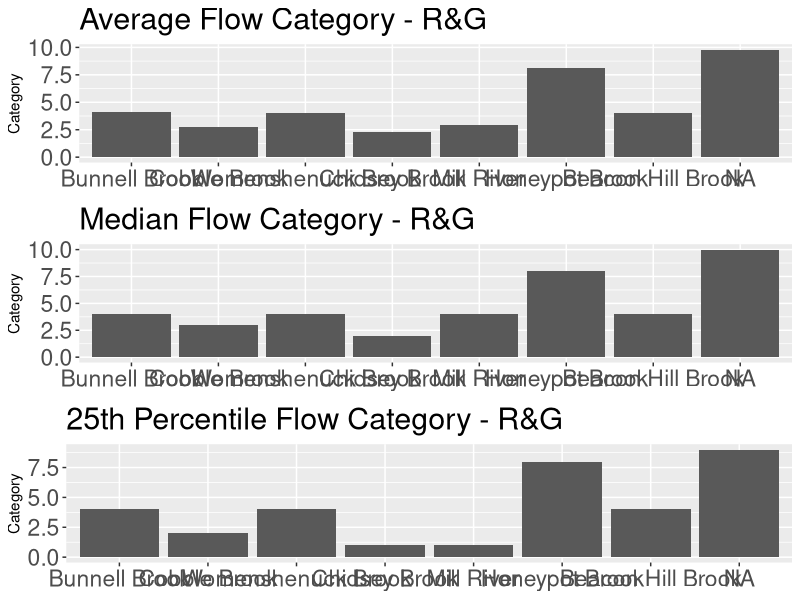
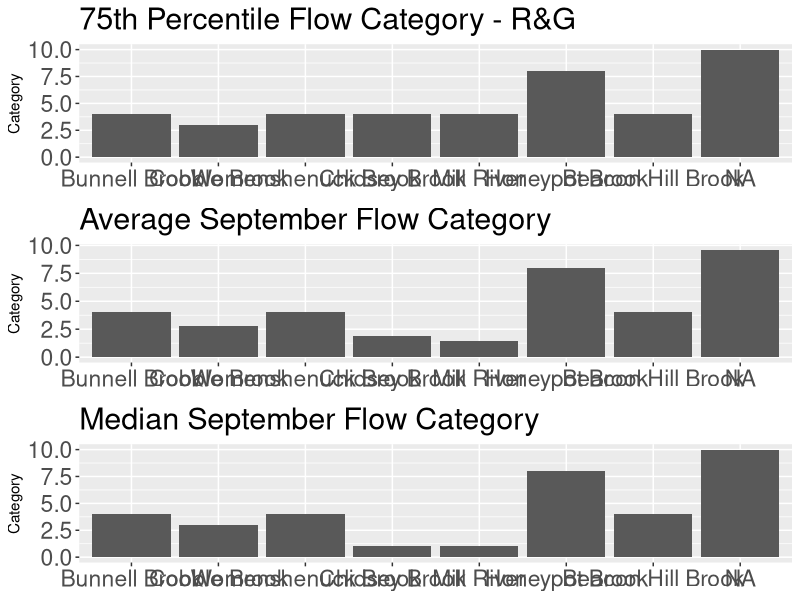
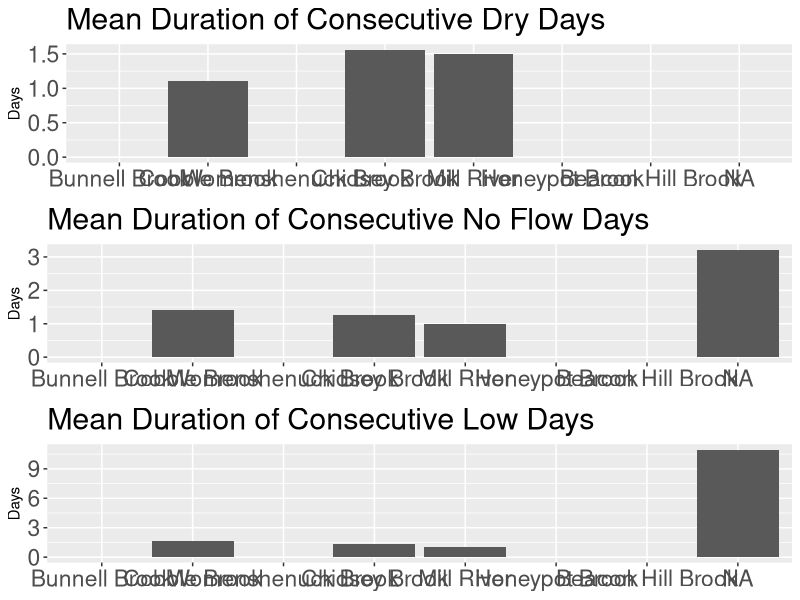
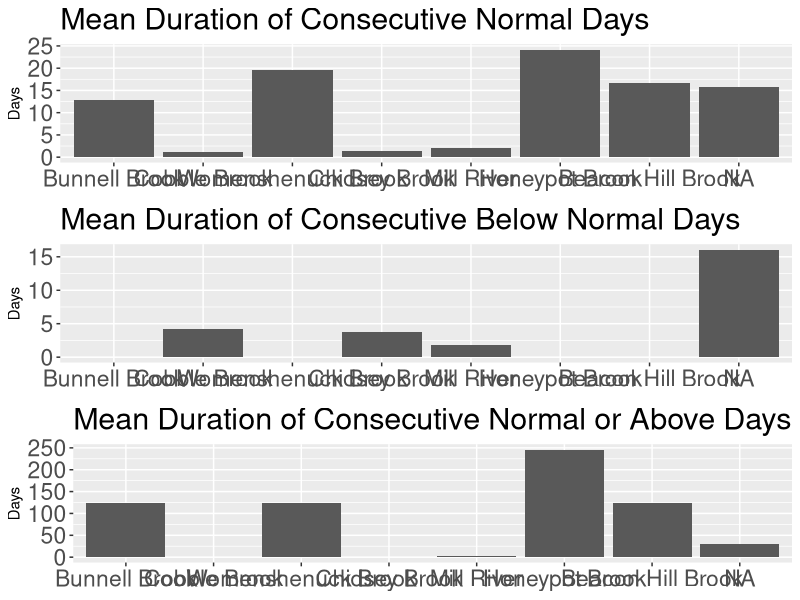
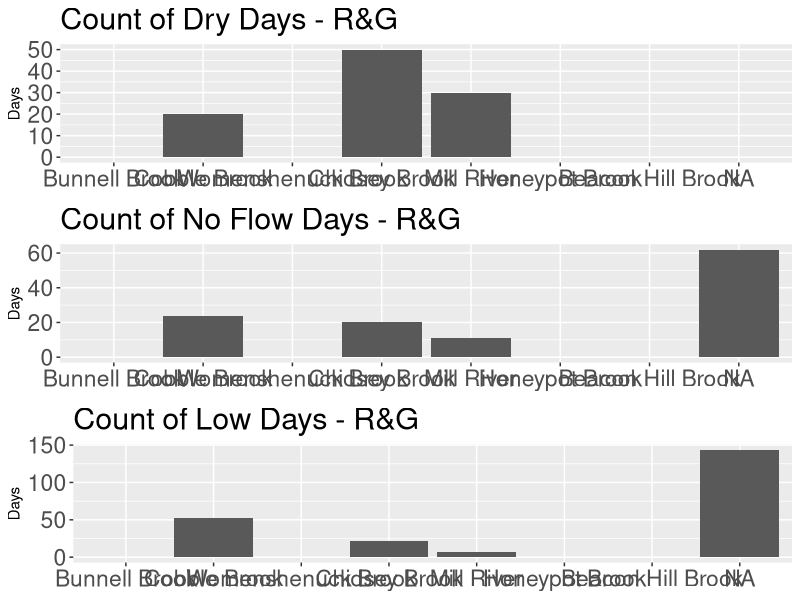
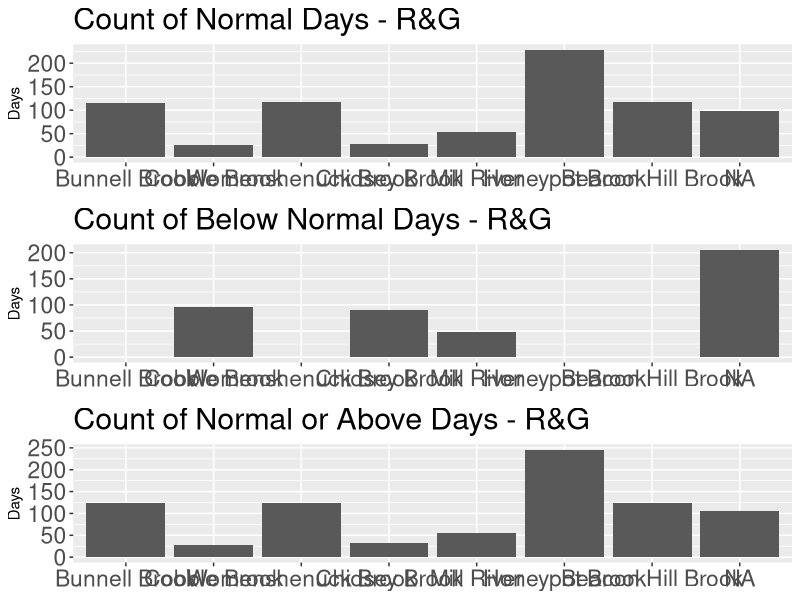
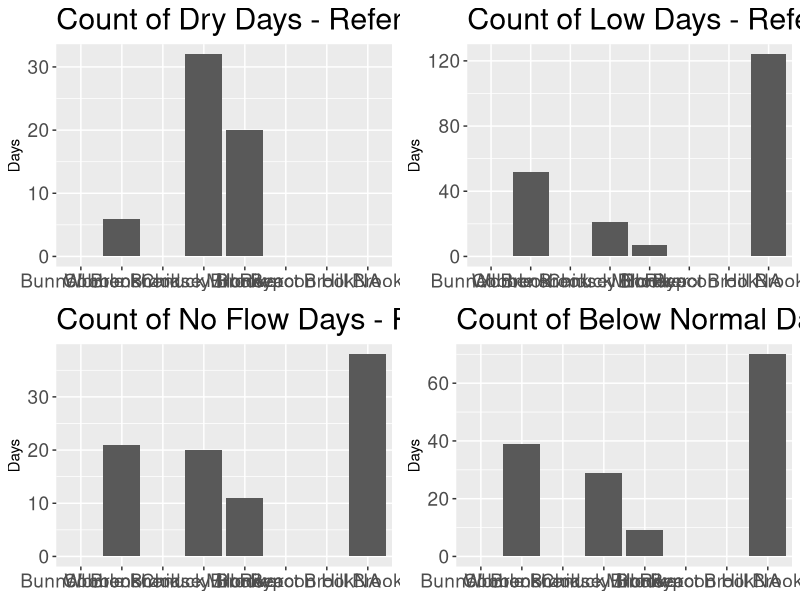

Here is the R script that generated these plots, in order:
setwd("P:/Projects/GitHub_Prj/FlowImpair")

library(ggplot2)
library(lubridate)
library(grid)
library(plyr)
library(reshape2)

fobs<-read.csv("data/TrailCam_FlowObs2017.csv",header=TRUE)
fobs$Date<-make_date(year=fobs$Year,month=fobs$Month,day=fobs$Day)
#fobs<- fobs[complete.cases(fobs),]
#fobs$ObsGraph<- fobs$Obs-1
#fobs$Obs_CAT<-factor(fobs$Obs_CAT,levels=c("Dry","No Flow","Low","Normal","Above Normal","Flood"))
fobs<- fobs[which(fobs$Month==7 |fobs$Month==8| fobs$Month==9 | fobs$Month==10),]#RG Period Only


sites<- unique(fobs$STA_SEQ) ##list of stations
site.name<-fobs[,1:2]
site.name<-unique(site.name[c("STA_SEQ","Station_Name")])
colnames(site.name)<-c("site","SName")
flowmetric<- matrix(ncol=22,nrow=length(sites)) #Empty matrix for flow metrics

#####RUN FLOW METRICS For All Sites################
####################################

for (i in 1:length(sites)){

site <- fobs[which(fobs$STA_SEQ==sites[i]),]
site$DurObs<-ifelse(site$Obs>3,1,0)

##Magnitude####
MA<- mean(site$Obs)
M50<- quantile(site$Obs,0.5)
M25<- quantile(site$Obs,0.25)
M75<- quantile(site$Obs,0.75)
Sept<-site[which(site$Month==9),]
MASept<- mean(Sept$Obs)
M50Sept<- quantile(Sept$Obs,0.5)

###Duration####
dur<-rle(site$Obs)  ##calculate the total runs in a sequence
durvalue<- dur$lengths[dur$values==1] ## the run with a particular value 1
D1<- mean(durvalue)  ##the average duration of days

dur<-rle(site$Obs)  ##calculate the total runs in a sequence
durvalue<- dur$lengths[dur$values==2] ## the run with a particular value 1
D2<- mean(durvalue)  ##the average duration of days

dur<-rle(site$Obs)  ##calculate the total runs in a sequence
durvalue<- dur$lengths[dur$values==3] ## the run with a particular value 1
D3<- mean(durvalue)  ##the average duration of days

dur<-rle(site$Obs)  ##calculate the total runs in a sequence
durvalue<- dur$lengths[dur$values==4] ## the run with a particular value 1
D4<- mean(durvalue)  ##the average duration of days

dur<-rle(site$DurObs)  ##calculate the total runs in a sequence
durvalue<- dur$lengths[dur$values==0] ## the run with a particular value 1
DL<- mean(durvalue)  ##the average duration of days

dur<-rle(site$DurObs)  ##calculate the total runs in a sequence
durvalue<- dur$lengths[dur$values==1] ## the run with a particular value 1
DN<- mean(durvalue)  ##the average duration of days

###Frequency####
F1<- nrow(site[which(site$Obs==1),])
F2<- nrow(site[which(site$Obs==2),])
F3<- nrow(site[which(site$Obs==3),])
F4<- nrow(site[which(site$Obs==4),])
FL<- nrow(site[which(site$Obs<4),])
FN<- nrow(site[which(site$Obs>3),])

###Frequency compared to reference gages##

G4F1<- nrow(site[which(site$index>3&site$Obs==1),])
G4F2<- nrow(site[which(site$index>3&site$Obs==2),])
G4F3<- nrow(site[which(site$index>3&site$Obs==3),])
G4FL<- nrow(site[which(site$index>4&site$Obs<4),])


#######Combine together
flowmetric[i,]<- rbind(MA,M50,M25,M75,MASept,M50Sept,
                       D1,D2,D3,D4,DL,DN,
                       F1,F2,F3,F4,FL,FN,
                       G4F1,G4F2,G4F3,G4FL)
}

###########Make dataframe#################################
flowmetric<- as.data.frame(flowmetric,row.names=sites)
colnames(flowmetric)<-c("MA","M50","M25","M75","MASept","M50Sept",
                        "D1","D2","D3","D4","DL","DN",
                        "F1","F2","F3","F4","FL","FN",
                        "G4F1","G4F2","G4F3","G4FL")
flowmetric$site<- row.names(flowmetric)
flowmetric<-merge(flowmetric,site.name,by="site")
flowmetric$site<-factor(flowmetric$site,levels=c("19657","19460","15244",
                                                 "18513","16046","16134","15192",
                                                 "19600"))
flowmetric$SName<-factor(flowmetric$SName,levels=c("Bunnell Brook","Cobble Brook US Trib","Cobble Brook",
                                                 "Womenshenuck Brook","Chidsey Brook","Mill River",
                                                 "Honeypot Brook","Beacon Hill Brook"))

####################################################################################

##Magnitude plots##

p1<- ggplot(flowmetric,aes(x=SName,y=MA))+
  geom_bar(stat="identity")+
  labs(title="Average Flow Category - R&G",y="Category")+
  theme(axis.title.x=element_blank(),axis.text=element_text(size=rel(1.5)),
        plot.title=element_text(size=rel(2)))

p2<- ggplot(flowmetric,aes(x=SName,y=M50))+
  geom_bar(stat="identity")+
  labs(title="Median Flow Category - R&G",y="Category")+
  theme(axis.title.x=element_blank(),axis.text=element_text(size=rel(1.5)),
        plot.title=element_text(size=rel(2)))

p3<- ggplot(flowmetric,aes(x=SName,y=M25))+
  geom_bar(stat="identity")+
  labs(title="25th Percentile Flow Category - R&G",y="Category")+
  theme(axis.title.x=element_blank(),axis.text=element_text(size=rel(1.5)),
        plot.title=element_text(size=rel(2)))

p4<- ggplot(flowmetric,aes(x=SName,y=M75),axis.text=element_text(size=rel(1.5)))+
  geom_bar(stat="identity")+
  labs(title="75th Percentile Flow Category - R&G",y="Category")+
  theme(axis.title.x=element_blank(),axis.text=element_text(size=rel(1.5)),
        plot.title=element_text(size=rel(2)))

p5<- ggplot(flowmetric,aes(x=SName,y=MASept),axis.text=element_text(size=rel(1.5)))+
  geom_bar(stat="identity")+
  labs(title="Average September Flow Category",y="Category")+
  theme(axis.title.x=element_blank(),axis.text=element_text(size=rel(1.5)),
        plot.title=element_text(size=rel(2)))

p6<- ggplot(flowmetric,aes(x=SName,y=M50Sept),axis.text=element_text(size=rel(1.5)))+
  geom_bar(stat="identity")+
  labs(title="Median September Flow Category",y="Category")+
  theme(axis.title.x=element_blank(),axis.text=element_text(size=rel(1.5)),
        plot.title=element_text(size=rel(2)))


##Duration plots##

p7<- ggplot(flowmetric,aes(x=SName,y=D1))+
  geom_bar(stat="identity")+
  labs(title="Mean Duration of Consecutive Dry Days",y="Days")+
  theme(axis.title.x=element_blank(),axis.text=element_text(size=rel(1.5)),
        plot.title=element_text(size=rel(2)))

p8<- ggplot(flowmetric,aes(x=SName,y=D2))+
  geom_bar(stat="identity")+
  labs(title="Mean Duration of Consecutive No Flow Days",y="Days")+
  theme(axis.title.x=element_blank(),axis.text=element_text(size=rel(1.5)),
        plot.title=element_text(size=rel(2)))

p9<- ggplot(flowmetric,aes(x=SName,y=D3))+
  geom_bar(stat="identity")+
  labs(title="Mean Duration of Consecutive Low Days",y="Days")+
  theme(axis.title.x=element_blank(),axis.text=element_text(size=rel(1.5)),
        plot.title=element_text(size=rel(2)))

p10<- ggplot(flowmetric,aes(x=SName,y=D4))+
  geom_bar(stat="identity")+
  labs(title="Mean Duration of Consecutive Normal Days",y="Days")+
  theme(axis.title.x=element_blank(),axis.text=element_text(size=rel(1.5)),
        plot.title=element_text(size=rel(2)))

p11<- ggplot(flowmetric,aes(x=SName,y=DL))+
  geom_bar(stat="identity")+
  labs(title="Mean Duration of Consecutive Below Normal Days",y="Days")+
  theme(axis.title.x=element_blank(),axis.text=element_text(size=rel(1.5)),
        plot.title=element_text(size=rel(2)))

p12<- ggplot(flowmetric,aes(x=SName,y=DN))+
  geom_bar(stat="identity")+
  labs(title="Mean Duration of Consecutive Normal or Above Days",y="Days")+
  theme(axis.title.x=element_blank(),axis.text=element_text(size=rel(1.5)),
        plot.title=element_text(size=rel(2)))

##Frequency Plots######
p13<- ggplot(flowmetric,aes(x=SName,y=F1))+
  geom_bar(stat="identity")+
  labs(title="Count of Dry Days - R&G",y="Days")+
  theme(axis.title.x=element_blank(),axis.text=element_text(size=rel(1.5)),
        plot.title=element_text(size=rel(2)))

p14<- ggplot(flowmetric,aes(x=SName,y=F2))+
  geom_bar(stat="identity")+
  labs(title="Count of No Flow Days - R&G",y="Days")+
  theme(axis.title.x=element_blank(),axis.text=element_text(size=rel(1.5)),
        plot.title=element_text(size=rel(2)))

p15<- ggplot(flowmetric,aes(x=SName,y=F3))+
  geom_bar(stat="identity")+
  labs(title="Count of Low Days - R&G",y="Days")+
  theme(axis.title.x=element_blank(),axis.text=element_text(size=rel(1.5)),
        plot.title=element_text(size=rel(2)))

p16<- ggplot(flowmetric,aes(x=SName,y=F4))+
  geom_bar(stat="identity")+
  labs(title="Count of Normal Days - R&G",y="Days")+
  theme(axis.title.x=element_blank(),axis.text=element_text(size=rel(1.5)),
        plot.title=element_text(size=rel(2)))

p17<- ggplot(flowmetric,aes(x=SName,y=FL))+
  geom_bar(stat="identity")+
  labs(title="Count of Below Normal Days - R&G",y="Days")+
  theme(axis.title.x=element_blank(),axis.text=element_text(size=rel(1.5)),
        plot.title=element_text(size=rel(2)))

p18<- ggplot(flowmetric,aes(x=SName,y=FN))+
  geom_bar(stat="identity")+
  labs(title="Count of Normal or Above Days - R&G",y="Days")+
  theme(axis.title.x=element_blank(),axis.text=element_text(size=rel(1.5)),
        plot.title=element_text(size=rel(2)))

##Frequency compared to reference gages Plots##
p19<- ggplot(flowmetric,aes(x=SName,y=G4F1))+
  geom_bar(stat="identity")+
  labs(title="Count of Dry Days - Reference Gages > 25th Percentile Flow",y="Days")+
  theme(axis.title.x=element_blank(),axis.text=element_text(size=rel(1.25)),
        plot.title=element_text(size=rel(2)))

p20<- ggplot(flowmetric,aes(x=SName,y=G4F2))+
  geom_bar(stat="identity")+
  labs(title="Count of No Flow Days - Reference Gages > 25th Percentile Flow",y="Days")+
  theme(axis.title.x=element_blank(),axis.text=element_text(size=rel(1.25)),
        plot.title=element_text(size=rel(2)))

p21<- ggplot(flowmetric,aes(x=SName,y=G4F3))+
  geom_bar(stat="identity")+
  labs(title="Count of Low Days - Reference Gages > 25th Percentile Flow",y="Days")+
  theme(axis.title.x=element_blank(),axis.text=element_text(size=rel(1.25)),
        plot.title=element_text(size=rel(2)))

p22<- ggplot(flowmetric,aes(x=SName,y=G4FL))+
  geom_bar(stat="identity")+
  labs(title="Count of Below Normal Days - Reference Gages > 25th Percentile Flow",y="Days")+
  theme(axis.title.x=element_blank(),axis.text=element_text(size=rel(1.25)),
        plot.title=element_text(size=rel(2)))



#####MULTI-Plot Function##############
#######################################

#call this with p1,p,2,... cols=4
multiplot <- function(..., plotlist=NULL, file, cols=1, layout=NULL) {
  plots <- c(list(...), plotlist)
  numPlots = length(plots)
  if (is.null(layout)) {
    # Make the panel
    # ncol: Number of columns of plots
    # nrow: Number of rows needed, calculated from # of cols
    layout <- matrix(seq(1, cols * ceiling(numPlots/cols)),
                     ncol = cols, nrow = ceiling(numPlots/cols))
  }
  if (numPlots==1) {
    print(plots[[1]])
  } else {
    grid.newpage()
    pushViewport(viewport(layout = grid.layout(nrow(layout), ncol(layout))))
    for (i in 1:numPlots) {
      # Get the i,j matrix positions of the regions that contain this subplot
      matchidx <- as.data.frame(which(layout == i, arr.ind = TRUE))
      print(plots[[i]], vp = viewport(layout.pos.row = matchidx$row,
                                      layout.pos.col = matchidx$col))
    }
  }
}
#########################################

tiff(file="Magnitudeplots1.tiff",width=1200,height=1200)
multiplot(p1,p2,p3,cols=1)
dev.off()

tiff(file="Magnitudeplots2.tiff",width=1200,height=1200)
multiplot(p4,p5,p6,cols=1)
dev.off()

tiff(file="Durationplots1.tiff",width=1200,height=1200)
multiplot(p7,p8,p9,cols=1)
dev.off()

tiff(file="Durationplots2.tiff",width=1200,height=1200)
multiplot(p10,p11,p12,cols=1)
dev.off()

tiff(file="Frequencyplots1.tiff",width=1200,height=1200)
multiplot(p13,p14,p15,cols=1)
dev.off()

tiff(file="Frequencyplots2.tiff",width=1200,height=1200)
multiplot(p16,p17,p18,cols=1)
dev.off()

tiff(file="GageFrequencyplots.tiff",width=2100,height=1200)
multiplot(p19,p20,p21,p22,cols=2)
dev.off()









